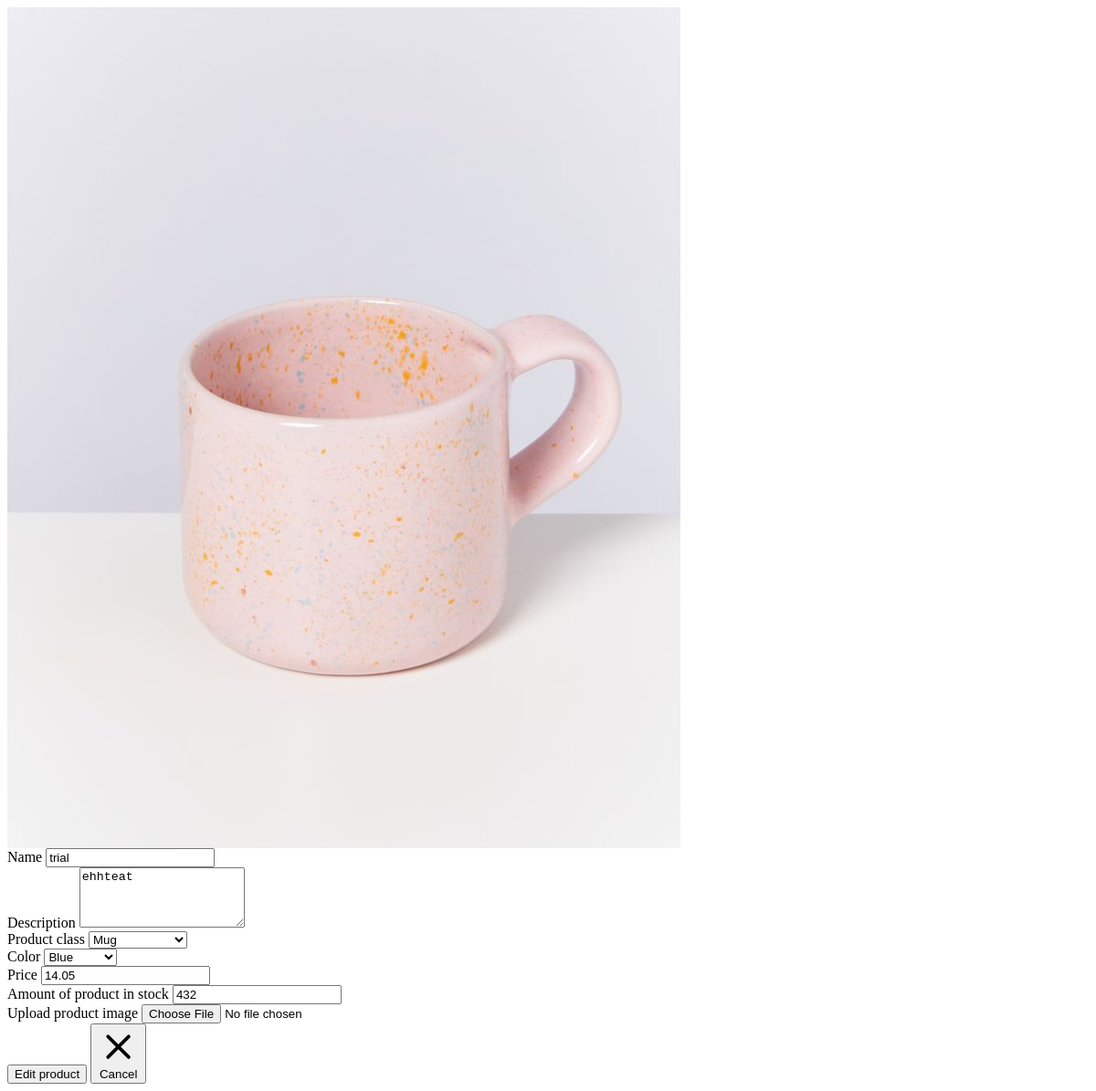
The app's page /get_edit_drawer/25/, older data.
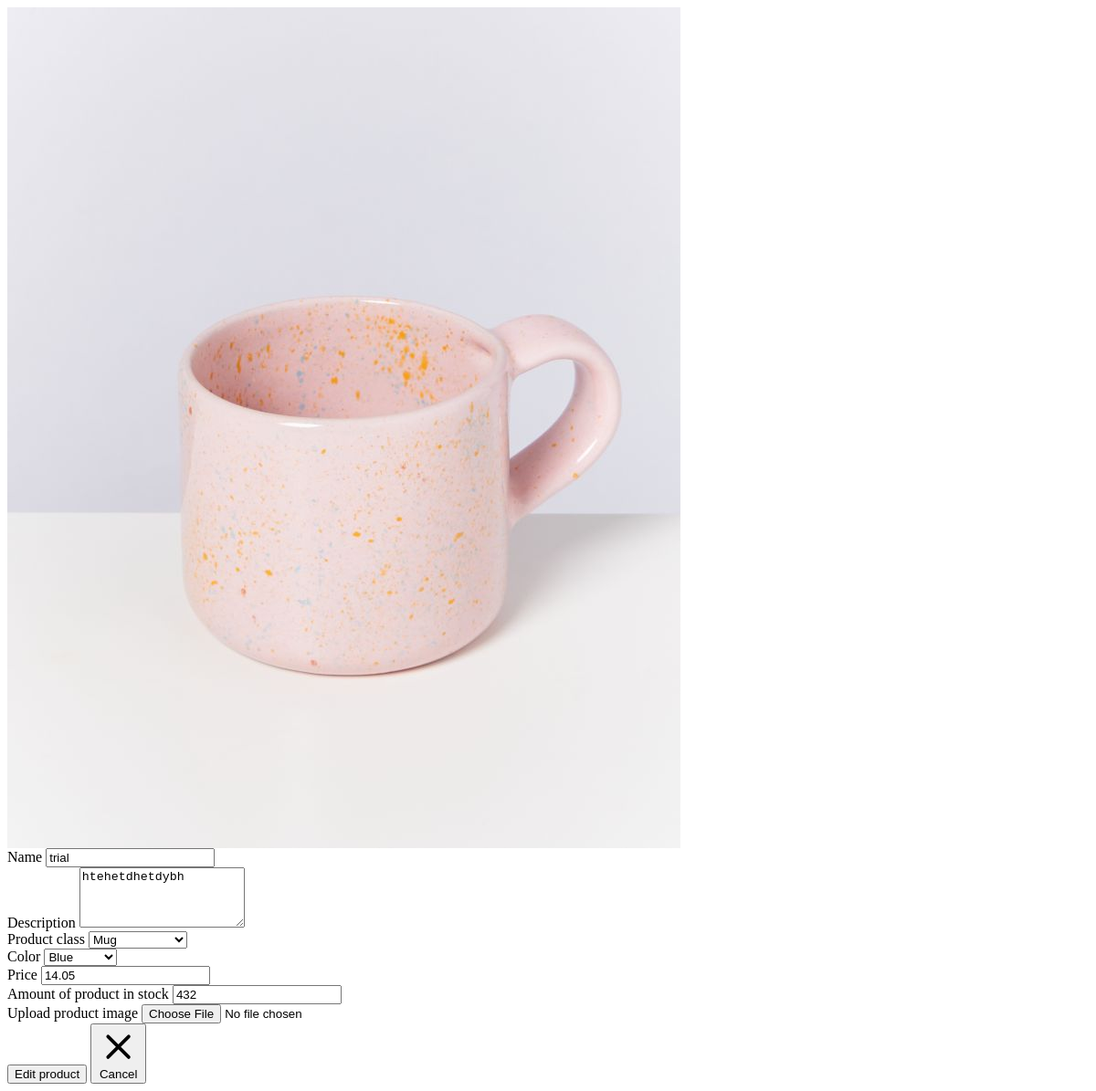
The same page, newer data.
### dashboard/models.py (models this page shows, shortened)
class Item(models.Model):
    productclass = models.ForeignKey(ProductClass, on_delete=models.CASCADE)
    description = models.CharField(max_length=400)
    id = models.BigIntegerField().primary_key=True
    amount_instock = models.PositiveBigIntegerField(default=1)
    color_choices = [ # These are tuples for the color choices possible
        ('BL', 'Blue'),
        ('GN', 'Green'),
        ('GY', 'Grey'),
        ('PI', 'Pink'),
        ('RE', 'Red'),
        ('BE', 'Beige'),
        ('MC', 'Multicolor'),
        ('WH', 'White'),
        ('BA', 'Black'),
        ('BR', 'Brown'),
        ('SL', 'Silver'),
        ('GO', 'Gold'),
        ('PU', 'Purple'),
    ]
    color = models.CharField(
        max_length= 100,
        choices=color_choices,
        default='Multicolor')
    image = models.ImageField(upload_to="uploads/")
    price = models.FloatField(default=0)
    name = models.CharField(max_length=100, default="name") # TODO: Maybe remove default="name"????

### dashboard/views.py (the view)
# urls.py: path('get_edit_drawer/<int:item_id>/', views.get_edit_drawer, name='get_edit_drawer'),
def get_edit_drawer(request, item_id):
    item_to_be_edited = Item.objects.get(pk=item_id)
    classes = ProductClass.objects.all()
    item_class_id = ProductClass.objects.get(name=item_to_be_edited.productclass)
    color_choices = Color.objects.all()
    context = {'item_to_be_edited': item_to_be_edited,"classes": classes, "item_class_id": item_class_id,"color_choices": color_choices}
    edit_drawer_content = render_to_string('dashboard/edit_drawer.html', context)
    return HttpResponse(edit_drawer_content)

### dashboard/models.py (called while the page is built)
    def __str__(self):
        return self.name

    def __str__(self):
        return self.color

### dashboard/templates/dashboard/edit_drawer.html (shortened to what the changed rows need)
<div class="space-y-4">
    <div>
        {% if item_to_be_edited.image %}
        <img src="{{ item_to_be_edited.image.url }}" alt="Current Image" id="current-image">
        {% else %}
        <p>No image available</p>
        {% endif %}
    </div>
    <div>
        <label for="name" class="block mb-2 text-sm font-medium text-gray-900 dark:text-white">Name</label>
        <input type="text" name="name" id="name"
            class="bg-gray-50 border border-gray-300 text-gray-900 text-sm rounded-lg focus:ring-primary-600 focus:border-primary-600 block w-full p-2.5 dark:bg-gray-700 dark:border-gray-600 dark:placeholder-gray-400 dark:text-white dark:focus:ring-primary-500 dark:focus:border-primary-500"
            value="{{item_to_be_edited.name}}" required="">
    </div>
    <div>
        <label for="description"
            class="block mb-2 text-sm font-medium text-gray-900 dark:text-white">Description</label>
        <textarea name="description" id="description" rows="4"
            class="block p-2.5 w-full text-sm text-gray-900 bg-gray-50 rounded-lg border border-gray-300 focus:ring-primary-500
                focus:border-primary-500 dark:bg-gray-700 dark:border-gray-600 dark:placeholder-gray-400 dark:text-white dark:focus:ring-primary-500 dark:focus:border-primary-500">{{item_to_be_edited.description}}</textarea>
    </div>
    <div>
        <label for="price" class="block mb-2 text-sm font-medium text-gray-900 dark:text-white">Price</label>
        <input type="number" step="0.01" name="price" id="price"
            class="bg-gray-50 border border-gray-300 text-gray-900 text-sm rounded-lg focus:ring-primary-600 focus:border-primary-600
                block w-full p-2.5 dark:bg-gray-700 dark:border-gray-600 dark:placeholder-gray-400 dark:text-white dark:focus:ring-primary-500 dark:focus:border-primary-500"
            value="{{item_to_be_edited.price}}" required="">
    </div>
    <div>
        <label for="amount_instock" class="block mb-2 text-sm font-medium text-gray-900 dark:text-white">Amount
            of product in stock</label>
        <input type="number" name="amount_instock" id="amount_instock"
            class="bg-gray-50 border border-gray-300 text-gray-900 text-sm rounded-lg focus:ring-primary-600 focus:border-primary-600
                block w-full p-2.5 dark:bg-gray-700 dark:border-gray-600 dark:placeholder-gray-400 dark:text-white dark:focus:ring-primary-500 dark:focus:border-primary-500"
            value="{{item_to_be_edited.amount_instock}}" required="">
    </div>
</div>

Row changes from the older to the newer data that the page shows:
changed Item "trial": description "ehhteat" → "htehetdhetdybh"
